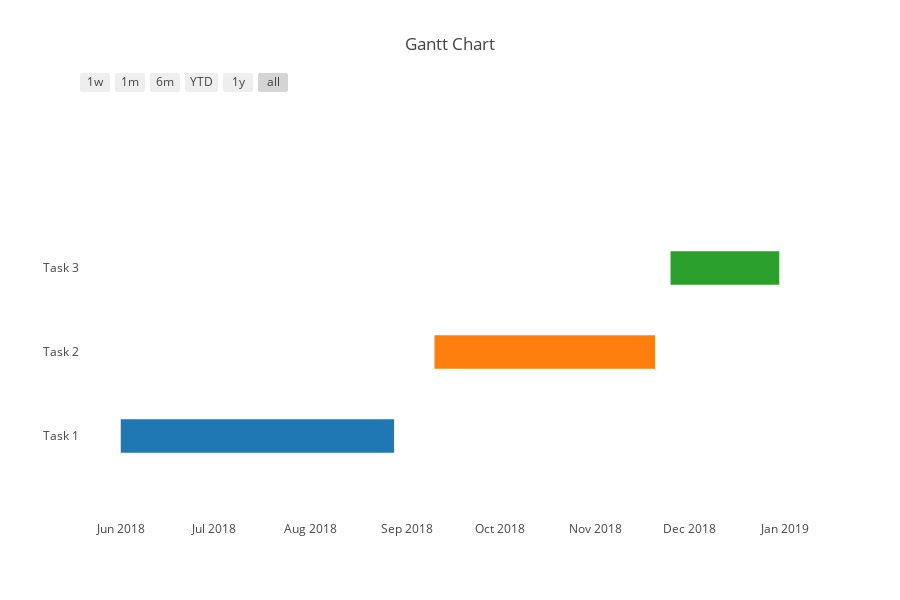

Notebook code for this chart:
### Markdown cell above
**Plot the Gantt chart**

Use the figure factory to generate a Gantt Chart figure with our list of tasks

### Code cell
fig = ff.create_gantt(tasks)

offline.iplot(fig)

### Figure 1 — Plotly figure (JSON) as saved in the notebook; plotly's stock layout.template omitted (floating-point values rounded to 4 significant figures)
{"data": [{"marker": {"color": "white"}, "name": "", "type": "scatter", "uid": "a028030c-9c60-11e8-8f7d-6030d4660e22", "x": ["2018-06-01", "2018-08-28"], "y": [0, 0]}, {"marker": {"color": "white"}, "name": "", "type": "scatter", "uid": "a0294212-9c60-11e8-ac1a-6030d4660e22", "x": ["2018-09-10", "2018-11-20"], "y": [1, 1]}, {"marker": {"color": "white"}, "name": "", "type": "scatter", "uid": "a0294546-9c60-11e8-9fed-6030d4660e22", "x": ["2018-11-25", "2018-12-30"], "y": [2, 2]}], "layout": {"height": 600, "hovermode": "closest", "shapes": [{"fillcolor": "rgb(31, 119, 180)", "line": {"width": 0}, "opacity": 1, "type": "rect", "x0": "2018-06-01", "x1": "2018-08-28", "xref": "x", "y0": -0.2, "y1": 0.2, "yref": "y"}, {"fillcolor": "rgb(255, 127, 14)", "line": {"width": 0}, "opacity": 1, "type": "rect", "x0": "2018-09-10", "x1": "2018-11-20", "xref": "x", "y0": 0.8, "y1": 1.2, "yref": "y"}, {"fillcolor": "rgb(44, 160, 44)", "line": {"width": 0}, "opacity": 1, "type": "rect", "x0": "2018-11-25", "x1": "2018-12-30", "xref": "x", "y0": 1.8, "y1": 2.2, "yref": "y"}], "showlegend": false, "title": "Gantt Chart", "width": 900, "xaxis": {"rangeselector": {"buttons": [{"count": 7, "label": "1w", "step": "day", "stepmode": "backward"}, {"count": 1, "label": "1m", "step": "month", "stepmode": "backward"}, {"count": 6, "label": "6m", "step": "month", "stepmode": "backward"}, {"count": 1, "label": "YTD", "step": "year", "stepmode": "todate"}, {"count": 1, "label": "1y", "step": "year", "stepmode": "backward"}, {"step": "all"}]}, "showgrid": false, "type": "date", "zeroline": false}, "yaxis": {"autorange": false, "range": [-1, 4], "showgrid": false, "ticktext": ["Task 1", "Task 2", "Task 3"], "tickvals": [0, 1, 2], "zeroline": false}}}
